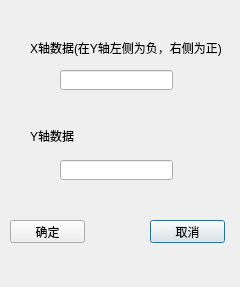
<?xml version="1.0" encoding="UTF-8"?>
<ui version="4.0">
 <class>Dia_Accu_LineType2</class>
 <widget class="QDialog" name="Dia_Accu_LineType2">
  <property name="geometry">
   <rect>
    <x>0</x>
    <y>0</y>
    <width>240</width>
    <height>287</height>
   </rect>
  </property>
  <property name="windowTitle">
   <string>Dialog</string>
  </property>
  <widget class="QLineEdit" name="Y_Data">
   <property name="geometry">
    <rect>
     <x>60</x>
     <y>160</y>
     <width>113</width>
     <height>20</height>
    </rect>
   </property>
  </widget>
  <widget class="QPushButton" name="CancelButton">
   <property name="geometry">
    <rect>
     <x>150</x>
     <y>220</y>
     <width>75</width>
     <height>23</height>
    </rect>
   </property>
   <property name="text">
    <string>取消</string>
   </property>
  </widget>
  <widget class="QLabel" name="label">
   <property name="geometry">
    <rect>
     <x>30</x>
     <y>40</y>
     <width>201</width>
     <height>16</height>
    </rect>
   </property>
   <property name="text">
    <string>X轴数据(在Y轴左侧为负，右侧为正)</string>
   </property>
  </widget>
  <widget class="QPushButton" name="OkButton">
   <property name="geometry">
    <rect>
     <x>10</x>
     <y>220</y>
     <width>75</width>
     <height>23</height>
    </rect>
   </property>
   <property name="text">
    <string>确定</string>
   </property>
  </widget>
  <widget class="QLabel" name="label_2">
   <property name="geometry">
    <rect>
     <x>30</x>
     <y>130</y>
     <width>54</width>
     <height>12</height>
    </rect>
   </property>
   <property name="text">
    <string>Y轴数据</string>
   </property>
  </widget>
  <widget class="QLineEdit" name="X_Data">
   <property name="geometry">
    <rect>
     <x>60</x>
     <y>70</y>
     <width>113</width>
     <height>20</height>
    </rect>
   </property>
  </widget>
 </widget>
 <resources/>
 <connections>
  <connection>
   <sender>OkButton</sender>
   <signal>clicked()</signal>
   <receiver>Dia_Accu_LineType2</receiver>
   <slot>accept()</slot>
   <hints>
    <hint type="sourcelabel">
     <x>52</x>
     <y>229</y>
    </hint>
    <hint type="destinationlabel">
     <x>105</x>
     <y>259</y>
    </hint>
   </hints>
  </connection>
 </connections>
</ui>
